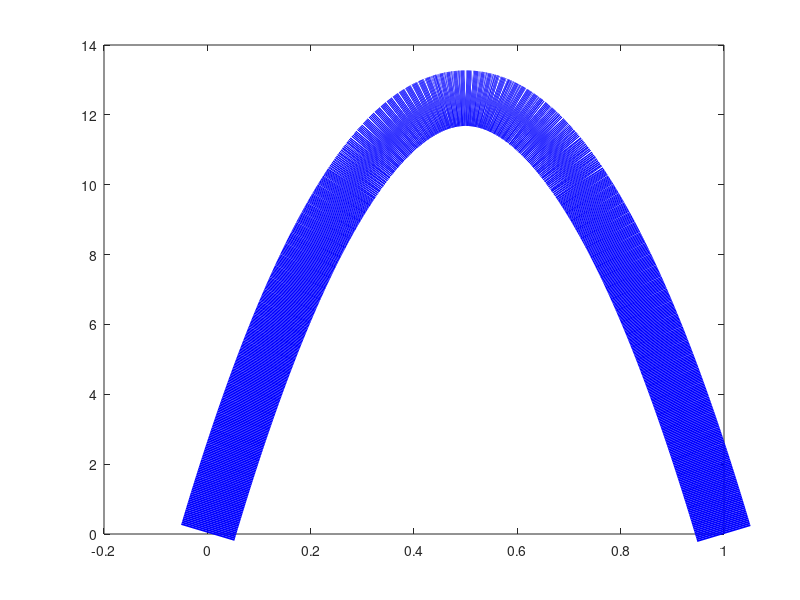

The MATLAB source for this figure: (Note: this script raises an error after producing the figure.)
%comparison between u profile in analytical solution and simulation



data = load("u_poiseuille.dat");
Ux = data(:,1);
y = data(:,10);



%y = 0:0.01:1;
%parameters of the function

nu = 0.05;
b = 0.5;
dpdx = -4.98;

plot(y, Ux , 'b-', 'LineWidth', 40, 'DisplayName', 'Simulation');
hold on;
plot(y, u(y, nu, b, dpdx), 'y-', 'LineWidth', 2, 'DisplayName', 'Analytical solution');
hold off;
xlim([0 1]);
%ylim([0 1]);
xlabel("y");
ylabel("u");
legend('Location', 'southeast');
%title("Velocity profile");

